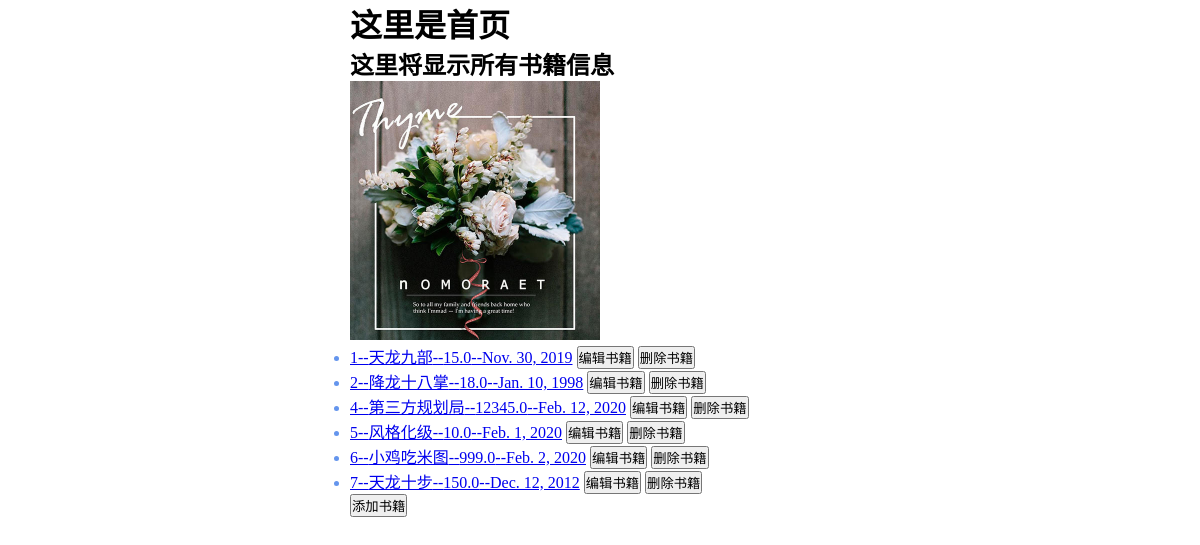
The page / on the database its author committed.
### booktest/models.py (models this page shows)
class Book(models.Model):
    title=models.CharField(max_length=20)
    price=models.FloatField(default=0)
    upd_date = models.DateField(default="2020-2-11")
    author=models.CharField(max_length=20,default="rhy")
    desc=models.CharField(max_length=50,null=True,blank=True,db_column="description")
    def __str__(self):
        return self.title

### booktest/views.py (the view)
# urls.py: url(r'^$', views.index,name='index'),
def index(requset):
    books=Book.objects.all()
    return render(requset,'index.html',{'books':books})

### booktest/templates/index.html (shortened to what this page needs)
<!DOCTYPE html>
<html lang="en">
<head>
    <link rel="stylesheet" href="/static/css/main.css">
</head>
<body>
<h1>这里是首页</h1>
<h2>这里将显示所有书籍信息</h2>
<div class="con">
    <img src="/static/img/photo.jpg" alt="">
    <ul>
        {% for book in books %}
            <li>
                <a href="{% url 'booktest:detail' book.id%}">{{book.id}}--{{book.title}}--{{book.price}}--{{book.upd_date}}</a>
                <a href="{% url 'booktest:editbook' book.id%}"><button>编辑书籍</button></a>
                <a href="{% url 'booktest:deletebook' book.id%}"><button>删除书籍</button></a>
            </li>
        {% endfor %}
    </ul>
    <a href="{% url 'booktest:addbook'%}"><button>添加书籍</button></a>
</div>
</body>
</html>

### booktest/static/css/main.css (style rules this page uses)
* { margin: 0; padding: 0; }
.con { width: 500px; margin: 0 auto; color: cornflowerblue; }
h1 { width: 500px; margin: 0 auto; }
h2 { width: 500px; margin: 0 auto; }
img { width: 250px; }

### rows shown on the page
Book: id "1", title "天龙九部", price "15.0", upd_date "Nov. 30, 2019"
Book: id "2", title "降龙十八掌", price "18.0", upd_date "Jan. 10, 1998"
Book: id "4", title "第三方规划局", price "12345.0", upd_date "Feb. 12, 2020"
Book: id "5", title "风格化级", price "10.0", upd_date "Feb. 1, 2020"
Book: id "6", title "小鸡吃米图", price "999.0", upd_date "Feb. 2, 2020"
Book: id "7", title "天龙十步", price "150.0", upd_date "Dec. 12, 2012"
